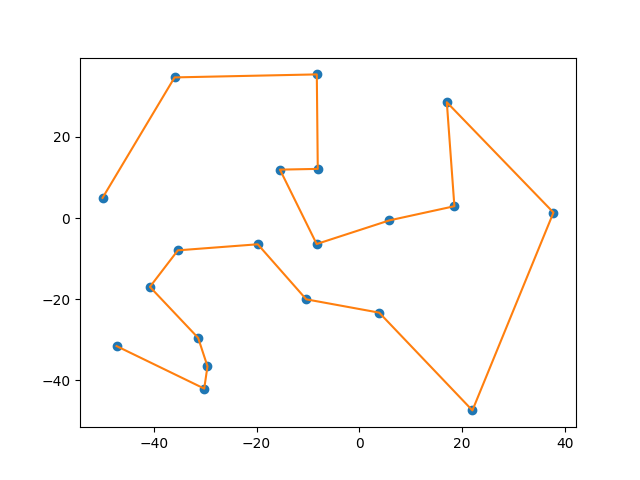

Write the Python code that produced this figure.
from matplotlib import pyplot as plt

def tsp(data):
    # build a graph
    G = build_graph(data)
    # print("Graph: ", G)

    # build a minimum spanning tree
    MSTree = minimum_spanning_tree(G)
    # print("MSTree: ", MSTree)

    # find odd vertexes
    odd_vertexes = find_odd_vertexes(MSTree)
    # print("Odd vertexes in MSTree: ", odd_vertexes)

    # add minimum weight matching edges to MST
    minimum_weight_matching(MSTree, G, odd_vertexes)
    # print("Minimum weight matching: ", MSTree)

    # find an eulerian tour
    eulerian_tour = find_eulerian_tour(MSTree, G)

    print("Eulerian tour: ", eulerian_tour)

    current = eulerian_tour[0]
    path = [current]
    visited = [False] * len(eulerian_tour)
    visited[0] = True

    length = 0

    for v in eulerian_tour[1:]:
        if not visited[v]:
            path.append(v)
            visited[v] = True

            length += G[current][v]
            current = v

    path.append(path[0])

    print("Result path: ", path)
    print("Result length of the path: ", length)

    return length, path


def get_length(x1, y1, x2, y2):
    return ((x1 - x2) ** 2 + (y1 - y2) ** 2) ** (1.0 / 2.0)


def build_graph(data):
    graph = {}
    for this in range(len(data)):
        for another_point in range(len(data)):
            if this != another_point:
                if this not in graph:
                    graph[this] = {}

                graph[this][another_point] = get_length(data[this][0], data[this][1], data[another_point][0],
                                                        data[another_point][1])

    return graph


class UnionFind:
    def __init__(self):
        self.weights = {}
        self.parents = {}

    def __getitem__(self, object):
        if object not in self.parents:
            self.parents[object] = object
            self.weights[object] = 1
            return object

        # find path of objects leading to the root
        path = [object]
        root = self.parents[object]
        while root != path[-1]:
            path.append(root)
            root = self.parents[root]

        # compress the path and return
        for ancestor in path:
            self.parents[ancestor] = root
        return root

    def __iter__(self):
        return iter(self.parents)

    def union(self, *objects):
        roots = [self[x] for x in objects]
        heaviest = max([(self.weights[r], r) for r in roots])[1]
        for r in roots:
            if r != heaviest:
                self.weights[heaviest] += self.weights[r]
                self.parents[r] = heaviest


def minimum_spanning_tree(G):
    tree = []
    subtrees = UnionFind()
    for W, u, v in sorted((G[u][v], u, v) for u in G for v in G[u]):
        if subtrees[u] != subtrees[v]:
            tree.append((u, v, W))
            subtrees.union(u, v)

    return tree


def find_odd_vertexes(MST):
    tmp_g = {}
    vertexes = []
    for edge in MST:
        if edge[0] not in tmp_g:
            tmp_g[edge[0]] = 0

        if edge[1] not in tmp_g:
            tmp_g[edge[1]] = 0

        tmp_g[edge[0]] += 1
        tmp_g[edge[1]] += 1

    for vertex in tmp_g:
        if tmp_g[vertex] % 2 == 1:
            vertexes.append(vertex)

    return vertexes


def minimum_weight_matching(MST, G, odd_vert):
    import random
    random.shuffle(odd_vert)

    while odd_vert:
        v = odd_vert.pop()
        length = float("inf")
        u = 1
        closest = 0
        for u in odd_vert:
            if v != u and G[v][u] < length:
                length = G[v][u]
                closest = u

        MST.append((v, closest, length))
        odd_vert.remove(closest)


def find_eulerian_tour(MatchedMSTree, G):
    # find neigbours
    neighbours = {}
    for edge in MatchedMSTree:
        if edge[0] not in neighbours:
            neighbours[edge[0]] = []

        if edge[1] not in neighbours:
            neighbours[edge[1]] = []

        neighbours[edge[0]].append(edge[1])
        neighbours[edge[1]].append(edge[0])

    # print("Neighbours: ", neighbours)

    # finds the hamiltonian circuit
    start_vertex = MatchedMSTree[0][0]
    EP = [neighbours[start_vertex][0]]

    while len(MatchedMSTree) > 0:
        for i, v in enumerate(EP):
            if len(neighbours[v]) > 0:
                break

        while len(neighbours[v]) > 0:
            w = neighbours[v][0]

            remove_edge_from_matchedMST(MatchedMSTree, v, w)

            del neighbours[v][(neighbours[v].index(w))]
            del neighbours[w][(neighbours[w].index(v))]

            i += 1
            EP.insert(i, w)

            v = w

    return EP


def remove_edge_from_matchedMST(MatchedMST, v1, v2):

    for i, item in enumerate(MatchedMST):
        if (item[0] == v2 and item[1] == v1) or (item[0] == v1 and item[1] == v2):
            del MatchedMST[i]

    return MatchedMST


def plot_results(routes, adj_matrix):
    x = []
    y = []
    for waypoint in waypoints:
        x.append(waypoint.x)
        y.append(waypoint.y)
    plt.plot(x, y, 'o')

    for i in range(num_vehicles):
        x = []
        y = []
        for route_index in routes[i]:
            x.append(waypoints[route_index].x)
            y.append(waypoints[route_index].y)
            print(route_index)
        x.append(home.x)
        y.append(home.y)
        plt.plot(x, y)
    plt.plot(0, 0, 'bx', markersize=10)
    plt.show()

#
#
# tsp([[1380, 939], [2848, 96], [3510, 1671], [457, 334], [3888, 666], [984, 965], [2721, 1482], [1286, 525],
#      [2716, 1432], [738, 1325], [1251, 1832], [2728, 1698], [3815, 169], [3683, 1533], [1247, 1945], [123, 862],
#      [1234, 1946], [252, 1240], [611, 673], [2576, 1676], [928, 1700], [53, 857], [1807, 1711], [274, 1420],
#      [2574, 946], [178, 24], [2678, 1825], [1795, 962], [3384, 1498], [3520, 1079], [1256, 61], [1424, 1728],
#      [3913, 192], [3085, 1528], [2573, 1969], [463, 1670], [3875, 598], [298, 1513], [3479, 821], [2542, 236],
#      [3955, 1743], [1323, 280], [3447, 1830], [2936, 337], [1621, 1830], [3373, 1646], [1393, 1368],
#      [3874, 1318], [938, 955], [3022, 474], [2482, 1183], [3854, 923], [376, 825], [2519, 135], [2945, 1622],
#      [953, 268], [2628, 1479], [2097, 981], [890, 1846], [2139, 1806], [2421, 1007], [2290, 1810], [1115, 1052],
#      [2588, 302], [327, 265], [241, 341], [1917, 687], [2991, 792], [2573, 599], [19, 674], [3911, 1673],
#      [872, 1559], [2863, 558], [929, 1766], [839, 620], [3893, 102], [2178, 1619], [3822, 899], [378, 1048],
#      [1178, 100], [2599, 901], [3416, 143], [2961, 1605], [611, 1384], [3113, 885], [2597, 1830], [2586, 1286],
#      [161, 906], [1429, 134], [742, 1025], [1625, 1651], [1187, 706], [1787, 1009], [22, 987], [3640, 43],
#      [3756, 882], [776, 392], [1724, 1642], [198, 1810], [3950, 1558]])

# tsp([[1, 1], [2, 5], [8, 0]])

#
# tsp([
#     [0, 0],
#     [3, 0],
#     [6, 0],
#
#     [0, 3],
#     [3, 3],
#     [6, 3],
#
#     [0, 6],
#     [3, 6],
#     [6, 6],
#
# ])

def plot_results(path, points):
    x = []
    y = []
    for waypoint in points:
        x.append(waypoint[0])
        y.append(waypoint[1])
        plt.plot(x, y, 'o')

    x = []
    y = []
    for route_index in path:
        waypoint = points[route_index ]
        x.append(waypoint[0])
        y.append(waypoint[1])
        # print(route_index)
    # x.append(home.x)
    # y.append(home.y)
    plt.plot(x, y)
    # plt.plot(0, 0, 'bx', markersize=10)
    plt.show()

#
# points = [
#     [0, 0], [3, 0], [6, 0],
#     [0, 3], [3, 3], [6, 3],
#     [0, 6], [3, 6], [6, 6]
# ]
#
# length, path = tsp(points)
# plot_results(path=path, points=points)
#
